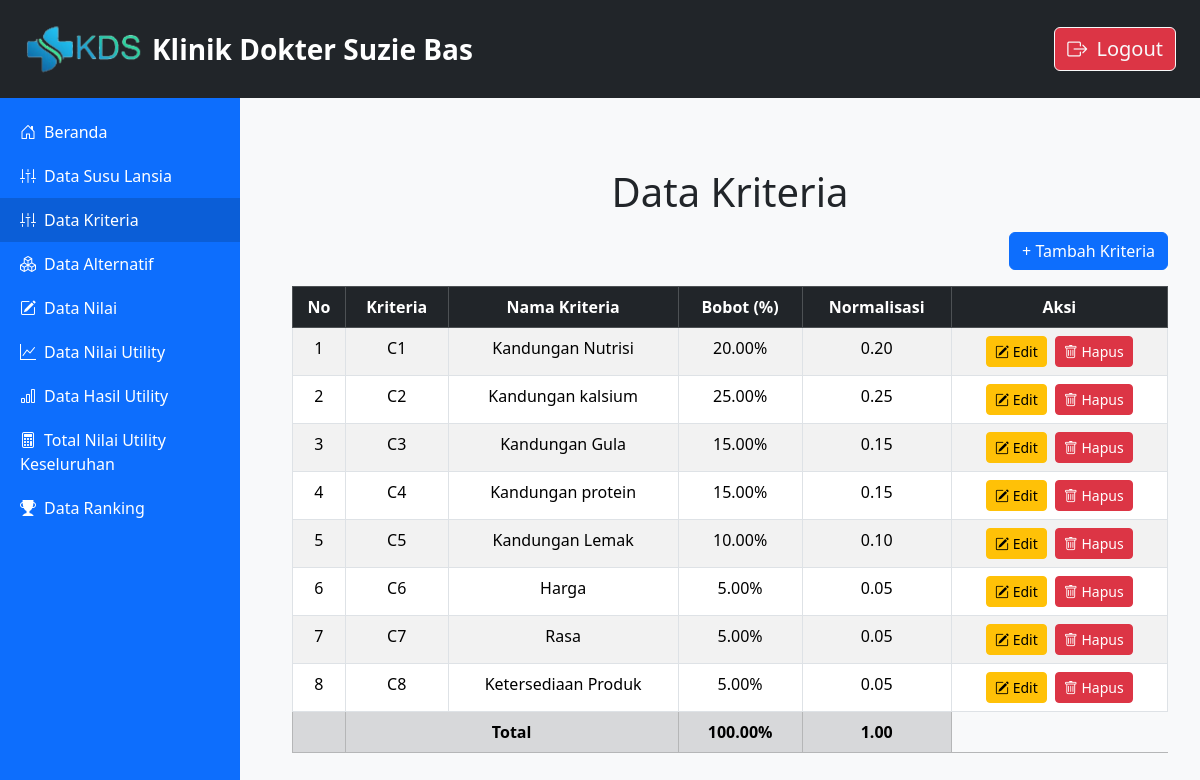
/datakriteria.php, run on the app's committed database.
### tables this page shows
CREATE TABLE `kriteria` (
  `id` int(10) NOT NULL,
  `kriteria` varchar(11) NOT NULL,
  `nama_kriteria` text NOT NULL,
  `bobot` varchar(10) NOT NULL,
  `normalisasi` varchar(10) NOT NULL
);

### datakriteria.php (the view, shortened to what this page needs)
<?php
include 'config.php';
$sql = "SELECT * FROM kriteria";
$result = $conn->query($sql);
?>
<!DOCTYPE html>
<html lang="id">
<head>
    <link href="https://cdn.jsdelivr.net/npm/bootstrap@5.3.2/dist/css/bootstrap.min.css" rel="stylesheet">
    <link href="https://cdn.jsdelivr.net/npm/bootstrap-icons@1.10.5/font/bootstrap-icons.css" rel="stylesheet">
</head>
<body>
<nav class="navbar navbar-expand-lg navbar-dark bg-dark fixed-top">
    <div class="container-fluid px-4">
        <a class="navbar-brand d-flex align-items-center">
            <img src="logo.png" alt="Logo" width="120" class="d-inline-block align-text-top me-2">
            <span>Klinik Dokter Suzie Bas</span>
        </a>
        <div class="d-flex ms-auto">
            <a href="logout.php" class="btn btn-danger btn-outline-light fs-5">
                <i class="bi bi-box-arrow-right me-1"></i> Logout
            </a>
        </div>
    </div>
</nav>
<div class="sidebar">
<a href="home.php" style="margin-top: 20px;"><i class="bi bi-house-door me-2"></i>Beranda</a>
<a href="datasusulansia.php"><i class="bi bi-sliders2-vertical me-2"></i>Data Susu Lansia</a>
<a href="datakriteria.php" class="active"><i class="bi bi-sliders2-vertical me-2"></i>Data Kriteria</a>
<a href="dataalternatif.php" ><i class="bi bi-boxes me-2"></i>Data Alternatif</a>
<a href="datanilai.php"><i class="bi bi-pencil-square me-2"></i>Data Nilai</a>
<a href="datanilaiutility.php"><i class="bi bi-graph-up me-2"></i>Data Nilai Utility</a>
<a href="datahasilutility.php"><i class="bi bi-bar-chart me-2"></i>Data Hasil Utility</a>
<a href="datatotalnilaiutilitykeseluruhan.php"><i class="bi bi-calculator me-2"></i>Total Nilai Utility Keseluruhan</a>
<a href="dataranking.php"><i class="bi bi-trophy-fill me-2"></i>Data Ranking</a>
</div>
<div class="main-content">
<div class="container mt-5">
<h1 class="text-center mb-3">Data Kriteria</h1>
<div class="mb-3 text-end">
    <a href="tambahkriteria.php" class="btn btn-primary">+ Tambah Kriteria</a>
</div>
    <table class="table table-bordered table-striped text-center">
        <thead class="table-dark">
            <tr>
                <th>No</th>
                <th>Kriteria</th>
                <th>Nama Kriteria</th>
                <th>Bobot (%)</th>
                <th>Normalisasi</th>
                <th>Aksi</th>
            </tr>
        </thead>
        <tbody>
        <?php
if ($result->num_rows > 0) {
    $no = 1;
    $totalBobot = 0;
    $totalNormalisasi = 0;
    while ($row = $result->fetch_assoc()) {
        $totalBobot += $row["bobot"];
        $totalNormalisasi += $row["normalisasi"];
        echo "<tr>";
        echo "<td>" . $no++ . "</td>";
        echo "<td>" . $row["kriteria"] . "</td>";
        echo "<td>" . $row["nama_kriteria"] . "</td>";
        echo "<td>" . $row["bobot"] . "%</td>";
        echo "<td>" . $row["normalisasi"] . "</td>";
        echo "<td>
                <a href='editkriteria.php?id=" . $row["id"] . "' class='btn btn-sm btn-warning me-1'>
                    <i class='bi bi-pencil-square'></i> Edit
                </a>
                <a href='deletekriteria.php?id=" . $row["id"] . "' class='btn btn-sm btn-danger' onclick='return confirm(\"Apakah Anda yakin ingin menghapus data ini?\");'>
                    <i class='bi bi-trash'></i> Hapus
                </a>
              </td>";
        echo "</tr>";
    }
    echo "<tr class='table-secondary fw-bold'>
    <td></td>
            <td colspan='2'>Total</td>
            <td>" . number_format($totalBobot, 2) . "%</td>
            <td>" . number_format($totalNormalisasi, 2) . "</td>
          </tr>";
} else {
    echo "<tr><td colspan='5'>Tidak ada data</td></tr>";
}
?>
        </tbody>
    </table>
</div>
</div>
<link href="https://cdn.jsdelivr.net/npm/bootstrap-icons@1.10.5/font/bootstrap-icons.css" rel="stylesheet">
</body>
</html>

### datakriteria.php (style rules this page uses)
body { background-color: #f8f9fa; }
.sidebar { height: 100vh; position: fixed; top: 70px; left: 0; width: 240px; background-color: #0d6efd; color: white; padding-top: 20px; }
.sidebar a { color: white; text-decoration: none; padding: 10px 20px; display: block; }
.sidebar a:hover, .sidebar a.active { background-color: #0b5ed7; }
.main-content { margin-left: 260px; margin-top: 90px; padding: 30px 20px; }
.navbar { z-index: 1030; }
.navbar-brand span { font-size: 28px; font-weight: bold; }

### data on the page
kriteria: kriteria "C1", nama_kriteria "Kandungan Nutrisi", bobot "20.00", normalisasi "0.20"
kriteria: kriteria "C2", nama_kriteria "Kandungan kalsium", bobot "25.00", normalisasi "0.25"
kriteria: kriteria "C3", nama_kriteria "Kandungan Gula", bobot "15.00", normalisasi "0.15"
kriteria: kriteria "C4", nama_kriteria "Kandungan protein", bobot "15.00", normalisasi "0.15"
kriteria: kriteria "C5", nama_kriteria "Kandungan Lemak", bobot "10.00", normalisasi "0.10"
kriteria: kriteria "C6", nama_kriteria "Harga", bobot "5.00", normalisasi "0.05"
kriteria: kriteria "C7", nama_kriteria "Rasa", bobot "5.00", normalisasi "0.05"
kriteria: kriteria "C8", nama_kriteria "Ketersediaan Produk", bobot "5.00", normalisasi "0.05"

### other printed values
$totalBobot "100.00"
$totalNormalisasi "1.00"
